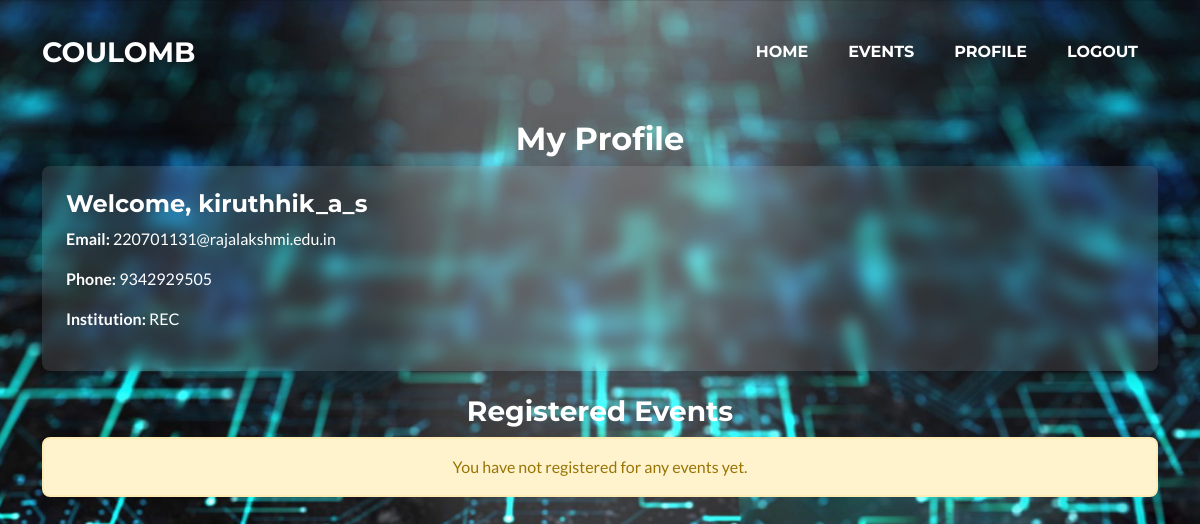
Before: /profile/ (signed in) with the older database file.
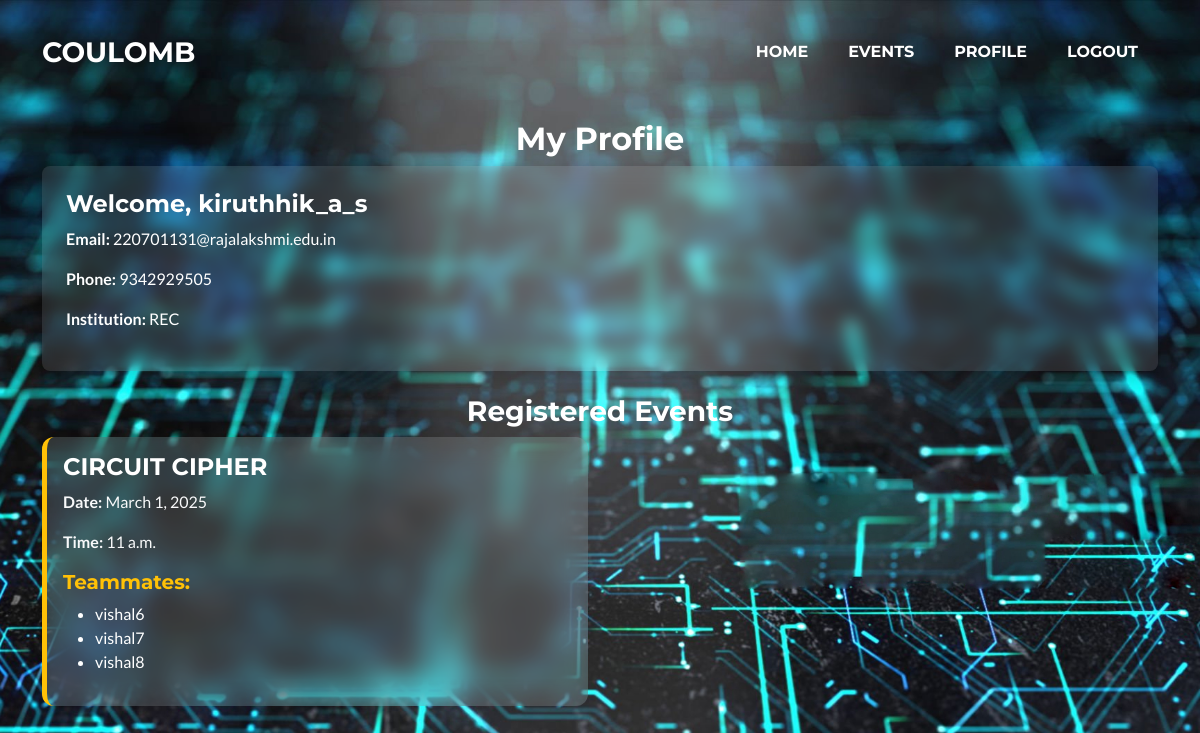
After: the same page with the newer database file.
### event_registration/models.py (models this page shows, shortened)
class event(models.Model):
    name = models.CharField(max_length=100)
    description = models.TextField(null=True,blank=True)
    date = models.DateField()
    time = models.TimeField(null=True,blank=True)
    rules_and_regulations = models.TextField(null=True,blank=True)
    venue = models.CharField(max_length=100,null=True,blank=True)
    image = models.ImageField(upload_to='event_registration/images',null=True,blank=True)
    participants = models.ManyToManyField(Participant,related_name='events',blank=True)
    team_size = models.IntegerField(null=True,blank=True)

class teammate(models.Model):
    name = models.CharField(max_length=100)
    phone = models.CharField(max_length=10)
    event = models.ForeignKey(event,on_delete=models.CASCADE,related_name='teammates')
    team_of = models.ForeignKey(Participant,on_delete=models.CASCADE,related_name='teammates')

### event_registration/views.py (the view)
# urls.py: path('profile/',views.profile,name='profile'),
@login_required
def profile(request):
    profile = Participant.objects.get(user=request.user)
    events = profile.events.all()
    teammates = profile.teammates.all()
    context = {
        'profile': profile,
        'events': events,
        'teammates': teammates
    }
    return render(request,'profile.html',context)

### event_registration/templates/profile.html (shortened to what this page needs)
{% extends 'layout.html' %}
{% block content %}
<br><br><br>
<div class="container mt-5">
    <h2 class="text-center text-primary">My Profile</h2>
    <div class="profile-card p-4 shadow rounded mb-4">
        <h4 class="text-secondary">Welcome, {{user.username}}</h4>
        <p><strong>Email:</strong> {{user.email}}</p>
        <p><strong>Phone:</strong> {{profile.whatsapp_number}}</p>
        <p><strong>Institution:</strong> {{profile.college_name}}</p>
    </div>
    <h3 class="text-center text-primary mt-4">Registered Events</h3>
    {% if events|length == 0 %}
    <div class="alert alert-warning text-center">You have not registered for any events yet.</div>
    {% endif %}
    <div class="row">
        {% for event in events %}
        <div class="col-md-6">
            <div class="event-card p-3 mb-4" id="{{ event.id }}">
                <h4 class="text-white">{{ event.name }}</h4>
                <p class="text-light"><strong>Date:</strong> {{ event.date }}</p>
                <p class="text-light"><strong>Time:</strong> {{ event.time }}</p>
                {% with event_teammates=teammates|dictsort:"event.id" %}
                    {% if event_teammates %}
                    <h5 class="text-warning mt-3">Teammates:</h5>
                    <ul class="text-white">
                        {% for teammate in event_teammates %}
                            {% if teammate.event == event %}
                                <li>{{ teammate.name }}</li>
                            {% endif %}
                        {% endfor %}
                    </ul>
                    {% endif %}
                {% endwith %}
            </div>
        </div>
        {% endfor %}
    </div>
</div>
{% endblock %}

Changed rows visible on the page:
now on this page (row unchanged): event: name "CIRCUIT CIPHER", date "March 1, 2025", time "11 a.m."
added teammate: name "vishal6"
added teammate: name "vishal7"
added teammate: name "vishal8"
Other visible differences:
text no longer shown: "You have not registered for any events yet."
